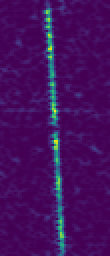
#> input picture assets/sample4.png, 55 x 128 px, given in place of ae36b992-7c8d-42c6-851f-51aca56285ec.png, which was not available (shown 2 times larger)
$ python 3f.py
#> lines starting #> are read from the running program, lines starting #| are printed output that depends on the picture; after the words box and inside, x2 and y2 are one past the last pixel; in counts of white or black regions, pixels touching at a corner belong together; pictures that were not available may be replaced by others from this repository, and a replacement may not be noted
import cv2
import random
import argparse
import numpy as np
import pandas as pd
import matplotlib.pyplot as plt
from skimage.feature import hog
from sklearn.pipeline import make_pipeline
from sklearn.preprocessing import StandardScaler
from sklearn.svm import LinearSVC
from sklearn.ensemble import ExtraTreesClassifier, RandomForestClassifier
from sklearn.model_selection import GridSearchCV
from sklearn.model_selection import train_test_split
from sklearn.metrics import accuracy_score, confusion_matrix, classification_report, ConfusionMatrixDisplay


# ------- utility --------
def set_seed(seed=42):
#> (reads data/train.csv from the repository)
    random.seed(seed)
    np.random.seed(seed)


def parse_args():
    # arg parser, because I train on kaggle notebook for GPUs and also to change params easily
    parser = argparse.ArgumentParser()
    parser.add_argument("--data-dir", type=str, default="./data")
    parser.add_argument("--output-dir", type=str, default="./output")
    parser.add_argument("--seed", type=int, default=42)

    args, unknown = parser.parse_known_args()
    if unknown:
        print(f"Ignoring unknown args: {unknown}")
    return args


# ------- dataset --------
def load_image(image_path):
    img = cv2.imread(image_path, cv2.IMREAD_GRAYSCALE)
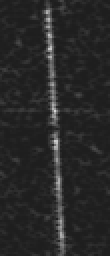
#> img: shape (128, 55) (shown 2 times larger); min 30, max 215, mean 39.8

    if img is None:
        raise ValueError(f"Could not read image: {image_path}")

    # height=55, width=128
    img = img.astype(np.float32)

    # normalize
    img = img.astype(np.float32) / 255.0
    return img

def load_dataset(data_dir, seed):
    train_df = pd.read_csv(data_dir + "/train.csv")

    X = []
    for img_id in train_df["id"].to_numpy():
        img_path = "./data/train/" + img_id
        X.append(extract_all_features(img_path))
#> in extract_all_features, `hog_feats = extract_hog_features(img)`: hog_feats = 5580 values, max 0.428 at index 3348, min 0 at index 6, mean 0.132

    X = np.array(X)
    y = train_df["label"].values
    print("Feature matrix shape:", X.shape)

    X_train, X_val, y_train, y_val = train_test_split(
        X, y, test_size=0.2, random_state=seed
    )

    return X_train, X_val, y_train, y_val

# ------- feature extraction --------
def extract_hog_features(img):
    return hog(
        img,
        orientations=9,
        pixels_per_cell=(4, 8),
        cells_per_block=(2, 2),
        feature_vector=True,
    )


def extract_stat_features(img):
    feats = []
    feats.extend(
        [
            img.mean(),
            img.std(),
            img.min(),
            img.max(),
            np.median(img),
        ]
    )

    img_uint8 = (img * 255).astype(np.uint8)
    percentiles = np.percentile(img_uint8, [1, 5, 10, 25, 50, 75, 90, 95, 97, 99])
#> percentiles = [30, 30, 30, 31, 34, 38.5, 51, 79.05, 99, 135]
    feats.extend(percentiles)

    for q in [70, 80, 85, 90, 95, 97, 99]:
        thr = np.percentile(img_uint8, q)
        mask = img_uint8 > thr

        feats.extend(
            [
                mask.mean(),
                img_uint8[mask].mean() if mask.any() else 0.0,
                img_uint8[mask].std() if mask.any() else 0.0,
                img_uint8[mask].max() if mask.any() else 0.0,
            ]
        )
#> this loop made 7 passes
#> thr on passes 1 to 7: 38, 42, 45, 51, 79.05, 99, 135
#> pass 1, in extract_stat_features, `mask = img_uint8 > thr`:
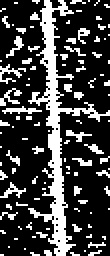
#> mask: shape (128, 55) bool (shown 2 times larger); 25% white; 107 white regions (97 under 20 px), largest, box (x1, y1, x2, y2) and area: (14, 0, 55, 128) 941, (0, 32, 13, 42) 45, (0, 44, 11, 53) 40
#> pass 2, in extract_stat_features, `mask = img_uint8 > thr`:
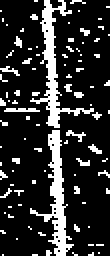
#> mask: shape (128, 55) bool (shown 2 times larger); 17.8% white; 94 white regions (90 under 20 px), largest, box (x1, y1, x2, y2) and area: (15, 0, 47, 64) 401, (15, 65, 37, 128) 382, (2, 54, 20, 56) 31, (33, 65, 43, 71) 21
#> pass 3, in extract_stat_features, `mask = img_uint8 > thr`:
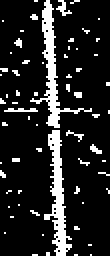
#> mask: shape (128, 55) bool (shown 2 times larger); 14% white; 65 white regions (61 under 20 px), largest, box (x1, y1, x2, y2) and area: (15, 0, 46, 64) 338, (22, 65, 36, 128) 338, (28, 0, 36, 8) 26, (2, 54, 19, 56) 26
#> after the loop:
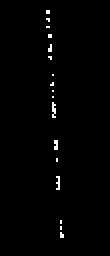
#> mask: shape (128, 55) bool (shown 2 times larger); 0.99% white in thin lines or dots, all inside (x1, y1, x2, y2) = (23, 5, 32, 119)
#> after the loop, feats = 43 values, max 215 at index 18, min 0.00994 at index 39, mean 68.9
#> in extract_all_features, `stat_feats = extract_stat_features(img)`: stat_feats has the same summary as feats in extract_stat_features

    return np.array(feats, dtype=np.float32)


def extract_component_features(img):
    feats = []
    img_uint8 = (img * 255).astype(np.uint8)

    for q in [70, 80, 85, 90, 95, 97, 99]:
        thr = np.percentile(img_uint8, q)
        mask = (img_uint8 > thr).astype(np.uint8)

        num_labels, _, stats, _ = cv2.connectedComponentsWithStats(mask, connectivity=8)

        areas = stats[1:, cv2.CC_STAT_AREA] if num_labels > 1 else np.array([])
        if len(areas) == 0:
            feats.extend([0, 0, 0, 0, 0])
        else:
            areas = areas.astype(np.float32)
            feats.extend(
                [len(areas), areas.sum(), areas.max(), areas.mean(), areas.std()]
            )
#> this loop made 7 passes
#> (thr, num_labels, areas) on passes 5 to 6: (79.05, 3, [176, 176]), (99, 8, [21, 43, 44, 33, 26, 6, 33])
#> (thr, num_labels) on passes 1, 2, 3, 4, 7: (38, 108), (42, 95), (45, 66), (51, 39), (135, 18)
#> after the loop, feats = 35 values, max 1760 at index 1, min 0 at index 24, mean 238.4
#> in extract_all_features, `comp_feats = extract_component_features(img)`: comp_feats has the same summary as feats in extract_component_features
    return np.array(feats, dtype=np.float32)


def extract_projection_features(img):
    feats = []

    row_sum = img.sum(axis=1)
#> row_sum = 128 values, max 11.8 at index 55, min 6.85 at index 64, mean 8.57
    col_sum = img.sum(axis=0)
#> col_sum = 55 values, max 35.56 at index 27, min 16.67 at index 12, mean 19.95

    for arr in [row_sum, col_sum]:
        feats.extend(
            [
                arr.mean(),
                arr.std(),
                arr.min(),
                arr.max(),
                np.percentile(arr, 75),
                np.percentile(arr, 90),
                np.percentile(arr, 95),
                np.percentile(arr, 99),
            ]
        )
#> this loop made 2 passes
#> after the loop, feats = [8.57, 0.567, 6.85, 11.8, 8.89, 9.2, 9.33, 10.4, 19.95, 5.57, 16.67, 35.56, 18.2, 31.37, 35.01, 35.42]

    return np.array(feats, dtype=np.float32)


def extract_all_features(image_path):
    img = load_image(image_path)
    hog_feats = extract_hog_features(img)
    stat_feats = extract_stat_features(img)
    comp_feats = extract_component_features(img)
    proj_feats = extract_projection_features(img)
#> proj_feats has the same summary as feats in extract_projection_features
#> pass 2 of the loop in load_dataset, `for img_id in train_df["id"].to_numpy():`:
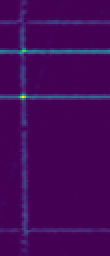
#> input picture assets/sample5.png, 55 x 128 px, given in place of 09c10b66-6d7e-4688-aa26-42b75cf5e1e9.png, which was not available (shown 2 times larger)
#> percentiles = [30, 30, 30, 30, 30, 31, 51, 62, 71.83, 94.61]
#> the loop in extract_stat_features (call 2), `for q in [70, 80, 85, 90, 95, 97, 99]:` made 7 passes
#> thr on passes 1 to 7: 30, 31, 35, 51, 62, 71.83, 94.61
#> pass 1, in extract_stat_features (call 2), `mask = img_uint8 > thr`:
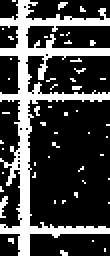
#> mask: shape (128, 55) bool (shown 2 times larger); 26.1% white; 51 white regions (49 under 20 px), largest, box (x1, y1, x2, y2) and area: (0, 0, 55, 128) 1637, (0, 98, 4, 109) 24
#> after the loop in extract_stat_features (call 2), `for q in [70, 80, 85, 90, 95, 97, 99]:`:
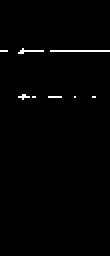
#> mask: shape (128, 55) bool (shown 2 times larger); 1% white in thin lines or dots, all inside (x1, y1, x2, y2) = (0, 24, 55, 50)
#> after the loop in extract_stat_features (call 2), `for q in [70, 80, 85, 90, 95, 97, 99]:`: feats = 43 values, max 215 at index 18, min 0.0101 at index 39, mean 60.76
#> the loop in extract_component_features (call 2), `for q in [70, 80, 85, 90, 95, 97, 99]:` made 7 passes
#> (thr, num_labels, areas) on passes 2 to 7: (31, 11, [1352, 3, 4, 1, 1, 13, 7, 2, 1, 2]), (35, 3, [681, 348]), (51, 10, [2, 183, 73, 226, 165, 1, 6, 5, 4]), (62, 15, [2, 3, 4, 26, 4, 2, 133, 13, 82, 10, 3, 11, 14, 28]), (71.83, 15, [2, 2, 3, 113, 3, 3, 63, 4, 1, 8, 2, 3, 1, 4]), (94.61, 9, [4, 16, 30, 9, 2, 7, 1, 2])
#> the loop in extract_projection_features (call 2), `for arr in [row_sum, col_sum]:` made 2 passes
    return np.concatenate([hog_feats, stat_feats, comp_feats, proj_feats])


# ----- models ------

# [70 lines left out: functions SVCClasif, ExtraTreesClasif, RandomForestClassif, not called in this run]

def main():
    # args and settings
    args = parse_args()
    set_seed(args.seed)

    print("Loading dataset...")
    X_train, X_val, y_train, y_val = load_dataset(data_dir= args.data_dir, seed=args.seed)
    print("Loading dataset...")

    SVCClasif(X_train, X_val, y_train, y_val)
    ExtraTreesClasif(X_train, X_val, y_train, y_val)
    RandomForestClassif(X_train, X_val, y_train, y_val)


if __name__ == "__main__":
#> (the run stopped early here; a loop or call above may not have finished)
